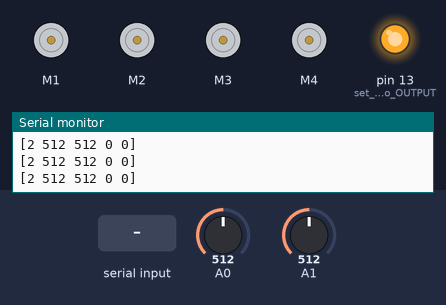
Bench run of a sketch on a simulated Arduino Uno, built with avr-gcc and run on an emulated ATmega328P. Parts: 4 × DC motor (green arrow = forward, orange = backward, longer = faster), output pins drawn as LEDs (lit = HIGH), the last lines printed to the serial monitor. The inputs (shaded band) are chosen by the test bench; at power-on: A0 = 512, A1 = 512.

Above: at 1.2 s.
1.3 s: "[a 90 45 200 10]\n" received over Serial
At 2.8 s:
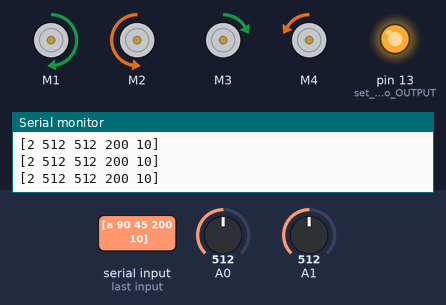
Timing chart, 0 to 4.3 s (numbered marks = the images above; inputs shaded):
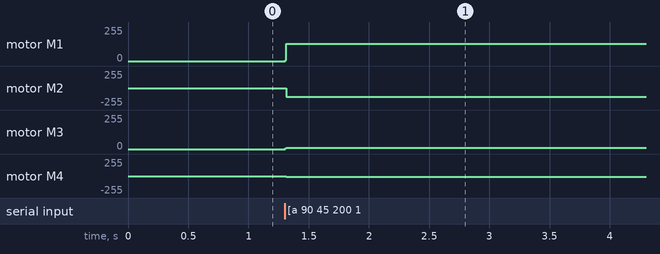

Measured:
- after the input at 1.3 s, motor M1: stopped → forward 128/255 at once; motor M2: stopped → backward 128/255 at once; motor M3: stopped → forward 10/255 at once; motor M4: stopped → backward 10/255 at once

The sketch:

dev02-waist_r.ino
```cpp
#include <Wire.h>
#include <Adafruit_MotorShield.h>
#include "utility/Adafruit_PWMServoDriver.h"
#include <string.h>

#define DEV_ID 2

Adafruit_MotorShield AFMS = Adafruit_MotorShield();
Adafruit_DCMotor *motors[4];
static int v[2];
static char instr_activate;

const int bufsize = 256;
const int safesize = bufsize / 2;
char buf[bufsize];
char msg[bufsize];
char wbuf[safesize];
unsigned long msecs;
char numbuf[4];

int limit(int x, int a, int b) {
  if (x > b) {
    return b;
  } else if (x < a) {
    return a;
  } else {
    return x;
  }
}

void setmotors(int topv, int btmv) {
  bool topisneg = topv < 0;
  bool btmisneg = btmv < 0;
  topv = limit(abs(topv), 0, 128);
  btmv = limit(abs(btmv), 0, 128);
  motors[0]->setSpeed(topv);
  motors[1]->setSpeed(topv);
  motors[2]->setSpeed(btmv);
  motors[3]->setSpeed(btmv);
  if (topisneg) {
    motors[0]->run(BACKWARD);
    motors[1]->run(FORWARD);
  } else {
    motors[0]->run(FORWARD);
    motors[1]->run(BACKWARD);
  }
  if (btmisneg) {
    motors[2]->run(BACKWARD);
    motors[3]->run(FORWARD);
  } else {
    motors[2]->run(FORWARD);
    motors[3]->run(BACKWARD);
  }
}

void setup() {
  motors[0] = AFMS.getMotor(1);
  motors[1] = AFMS.getMotor(2);
  motors[2] = AFMS.getMotor(3);
  motors[3] = AFMS.getMotor(4);

  pinMode(A0, INPUT);
  pinMode(A1, INPUT);

  pinMode(13, OUTPUT); // set status LED to OUTPUT and HIGH
  digitalWrite(13, HIGH);

  AFMS.begin();
  setmotors(0, 0);
  Serial.begin(57600);
  msecs = millis();
}

static int targetv[2];
static int prevv[2];
static int targetp[2];

void loop() {
  int nbytes = 0;
  if ((nbytes = Serial.available())) {
    // read + attach null byte
    int obytes = strlen(buf);
    Serial.readBytes(&buf[obytes], nbytes);
    buf[nbytes + obytes] = '\0';

    // resize just in case
    if (strlen(buf) > safesize) {
      memmove(buf, &buf[strlen(buf) - safesize], safesize);
      buf[safesize] = '\0'; // just in case
    }

    // extract possible message
    char *s, *e;
    if ((e = strchr(buf, '\n'))) {
      e[0] = '\0';
      if ((s = strrchr(buf, '['))) {
        // CUSTOMIZE
        sscanf(s, "[%c %d %d %d %d]\n",
          &instr_activate,
          &targetp[0],
          &targetp[1],
          &targetv[0],
          &targetv[1]);
      }
      memmove(buf, &e[1], strlen(&e[1]) + sizeof(char));
    }
  }
  int deltav[2] = { targetv[0] - prevv[0], targetv[1] - prevv[1] };
  int sign[2] = { deltav[0] >= 0 ? 1 : -1, deltav[1] >= 0 ? 1 : -1 };
  deltav[0] *= sign[0];
  deltav[1] *= sign[1];
  if (deltav[0] > 4) {
    deltav[0] = 4;
  }
  if (deltav[1] > 4) {
    deltav[1] = 4;
  }
  v[0] = limit(prevv[0] + (deltav[0] * sign[0]), -255, 255);
  v[1] = limit(prevv[1] + (deltav[1] * sign[1]), -255, 255);
  setmotors(v[0], v[1]);
  prevv[0] = v[0];
  prevv[1] = v[1];

  if (millis() - msecs > 100) {
    sprintf(wbuf, "[%d %d %d %d %d]\n",
      DEV_ID,
      analogRead(A0),
      analogRead(A1),
      v[0],
      v[1]);
    Serial.print(wbuf);
    msecs = millis();
  }
}
```
